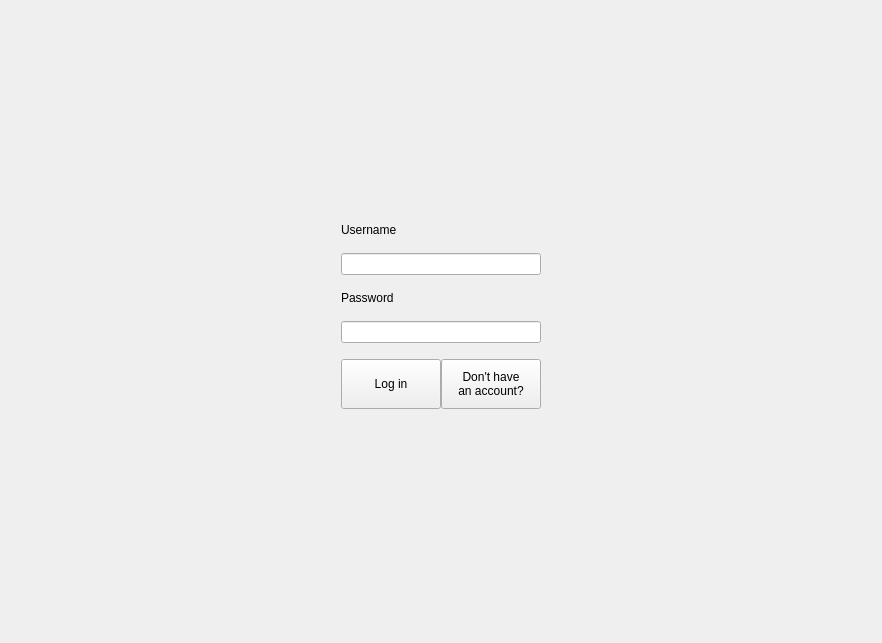
<?xml version="1.0" encoding="UTF-8"?>
<ui version="4.0">
 <class>AuthorizationWidget</class>
 <widget class="QWidget" name="AuthorizationWidget">
  <property name="geometry">
   <rect>
    <x>0</x>
    <y>0</y>
    <width>882</width>
    <height>643</height>
   </rect>
  </property>
  <property name="windowTitle">
   <string>Form</string>
  </property>
  <layout class="QHBoxLayout" name="horizontalLayout">
   <item>
    <spacer name="horizontalSpacer">
     <property name="orientation">
      <enum>Qt::Horizontal</enum>
     </property>
     <property name="sizeHint" stdset="0">
      <size>
       <width>40</width>
       <height>20</height>
      </size>
     </property>
    </spacer>
   </item>
   <item>
    <widget class="QWidget" name="verticalWidget_2" native="true">
     <property name="sizePolicy">
      <sizepolicy hsizetype="Preferred" vsizetype="Preferred">
       <horstretch>0</horstretch>
       <verstretch>0</verstretch>
      </sizepolicy>
     </property>
     <property name="minimumSize">
      <size>
       <width>300</width>
       <height>0</height>
      </size>
     </property>
     <property name="maximumSize">
      <size>
       <width>300</width>
       <height>16777215</height>
      </size>
     </property>
     <property name="baseSize">
      <size>
       <width>0</width>
       <height>0</height>
      </size>
     </property>
     <layout class="QVBoxLayout" name="verticalLayout_9">
      <property name="spacing">
       <number>16</number>
      </property>
      <property name="sizeConstraint">
       <enum>QLayout::SetFixedSize</enum>
      </property>
      <item>
       <spacer name="verticalSpacer_3">
        <property name="orientation">
         <enum>Qt::Vertical</enum>
        </property>
        <property name="sizeHint" stdset="0">
         <size>
          <width>20</width>
          <height>30</height>
         </size>
        </property>
       </spacer>
      </item>
      <item>
       <widget class="QLabel" name="label_6">
        <property name="sizePolicy">
         <sizepolicy hsizetype="Preferred" vsizetype="Preferred">
          <horstretch>0</horstretch>
          <verstretch>0</verstretch>
         </sizepolicy>
        </property>
        <property name="minimumSize">
         <size>
          <width>25</width>
          <height>0</height>
         </size>
        </property>
        <property name="maximumSize">
         <size>
          <width>16777215</width>
          <height>30</height>
         </size>
        </property>
        <property name="text">
         <string>Username</string>
        </property>
       </widget>
      </item>
      <item>
       <widget class="QLineEdit" name="usernameField">
        <property name="sizePolicy">
         <sizepolicy hsizetype="Preferred" vsizetype="Preferred">
          <horstretch>0</horstretch>
          <verstretch>0</verstretch>
         </sizepolicy>
        </property>
        <property name="minimumSize">
         <size>
          <width>25</width>
          <height>0</height>
         </size>
        </property>
        <property name="maximumSize">
         <size>
          <width>16777215</width>
          <height>16777215</height>
         </size>
        </property>
        <property name="echoMode">
         <enum>QLineEdit::Normal</enum>
        </property>
        <property name="clearButtonEnabled">
         <bool>false</bool>
        </property>
       </widget>
      </item>
      <item>
       <widget class="QLabel" name="label_7">
        <property name="sizePolicy">
         <sizepolicy hsizetype="Preferred" vsizetype="Preferred">
          <horstretch>0</horstretch>
          <verstretch>0</verstretch>
         </sizepolicy>
        </property>
        <property name="minimumSize">
         <size>
          <width>25</width>
          <height>0</height>
         </size>
        </property>
        <property name="maximumSize">
         <size>
          <width>16777215</width>
          <height>30</height>
         </size>
        </property>
        <property name="text">
         <string>Password</string>
        </property>
       </widget>
      </item>
      <item>
       <widget class="QLineEdit" name="passwordField">
        <property name="sizePolicy">
         <sizepolicy hsizetype="Preferred" vsizetype="Preferred">
          <horstretch>0</horstretch>
          <verstretch>0</verstretch>
         </sizepolicy>
        </property>
        <property name="minimumSize">
         <size>
          <width>25</width>
          <height>0</height>
         </size>
        </property>
        <property name="maximumSize">
         <size>
          <width>16777215</width>
          <height>16777215</height>
         </size>
        </property>
        <property name="echoMode">
         <enum>QLineEdit::Password</enum>
        </property>
        <property name="clearButtonEnabled">
         <bool>false</bool>
        </property>
       </widget>
      </item>
      <item>
       <layout class="QHBoxLayout" name="horizontalLayout_4">
        <property name="spacing">
         <number>0</number>
        </property>
        <property name="topMargin">
         <number>0</number>
        </property>
        <property name="rightMargin">
         <number>0</number>
        </property>
        <item>
         <widget class="QPushButton" name="LogInBtn">
          <property name="sizePolicy">
           <sizepolicy hsizetype="Fixed" vsizetype="Minimum">
            <horstretch>0</horstretch>
            <verstretch>0</verstretch>
           </sizepolicy>
          </property>
          <property name="minimumSize">
           <size>
            <width>100</width>
            <height>50</height>
           </size>
          </property>
          <property name="text">
           <string>Log in</string>
          </property>
         </widget>
        </item>
        <item>
         <widget class="QPushButton" name="MoveToSignUpBtn">
          <property name="enabled">
           <bool>true</bool>
          </property>
          <property name="sizePolicy">
           <sizepolicy hsizetype="Fixed" vsizetype="Minimum">
            <horstretch>0</horstretch>
            <verstretch>0</verstretch>
           </sizepolicy>
          </property>
          <property name="minimumSize">
           <size>
            <width>100</width>
            <height>50</height>
           </size>
          </property>
          <property name="font">
           <font>
            <strikeout>false</strikeout>
            <kerning>true</kerning>
           </font>
          </property>
          <property name="acceptDrops">
           <bool>false</bool>
          </property>
          <property name="text">
           <string>Don't have 
an account?</string>
          </property>
          <property name="iconSize">
           <size>
            <width>20</width>
            <height>20</height>
           </size>
          </property>
          <property name="checkable">
           <bool>false</bool>
          </property>
          <property name="autoRepeat">
           <bool>false</bool>
          </property>
          <property name="autoExclusive">
           <bool>false</bool>
          </property>
         </widget>
        </item>
       </layout>
      </item>
      <item>
       <spacer name="verticalSpacer_4">
        <property name="orientation">
         <enum>Qt::Vertical</enum>
        </property>
        <property name="sizeHint" stdset="0">
         <size>
          <width>20</width>
          <height>40</height>
         </size>
        </property>
       </spacer>
      </item>
     </layout>
    </widget>
   </item>
   <item>
    <spacer name="horizontalSpacer_2">
     <property name="orientation">
      <enum>Qt::Horizontal</enum>
     </property>
     <property name="sizeHint" stdset="0">
      <size>
       <width>40</width>
       <height>20</height>
      </size>
     </property>
    </spacer>
   </item>
  </layout>
 </widget>
 <resources/>
 <connections/>
</ui>
